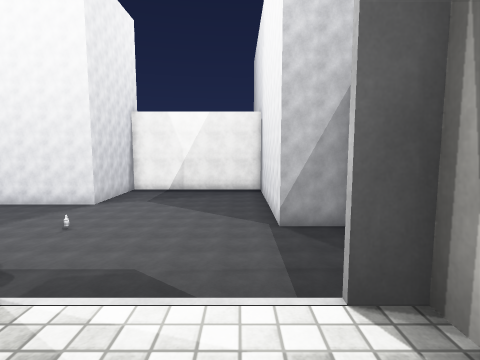
view 1 (above)

23 first-person views from a walk through a Unity game level. The camera is 1.2 m above the floor, tilts 6° down and sees 80° across. The floor is counted in squares, 2 m on a side. Each view is taken from the middle of a square. On the plan, view 1 faces up. The plan holds only what a view shows up to about 9 squares ahead; the rest is blank. The place goes on beyond the plan. The player is left out. Some animated figures are left out. Surface patterns are stand-ins for the level's own textures.

view 2
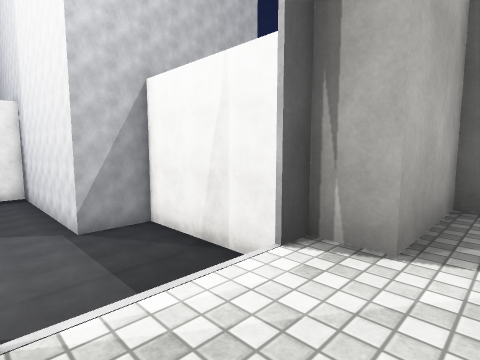

view 3
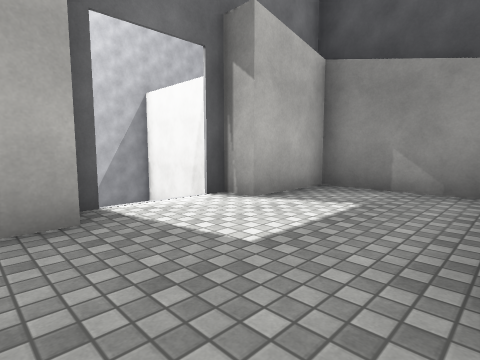

view 4
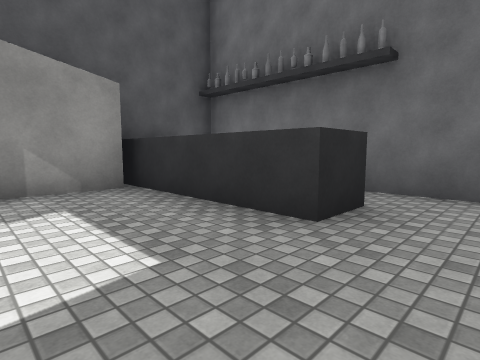

view 5
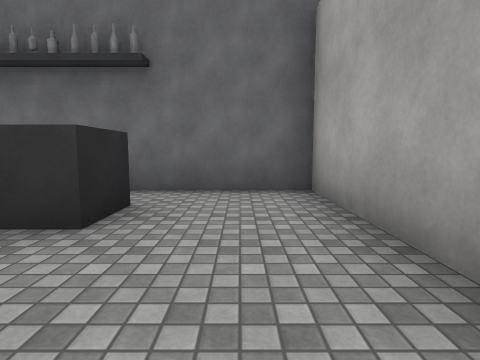

view 6
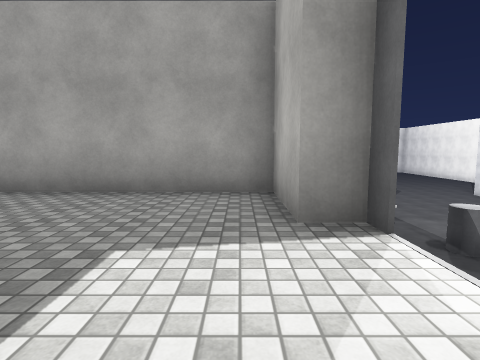

view 7
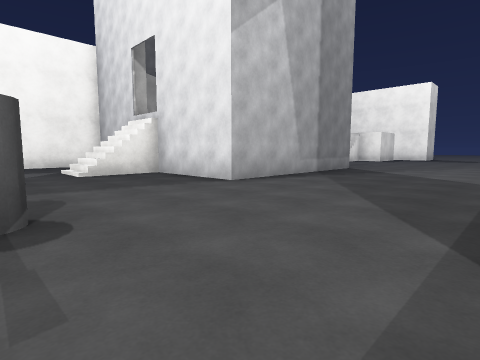

view 8
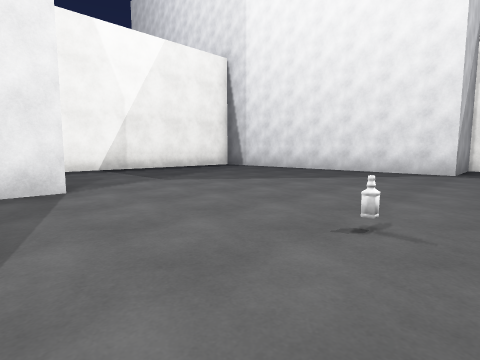

view 9
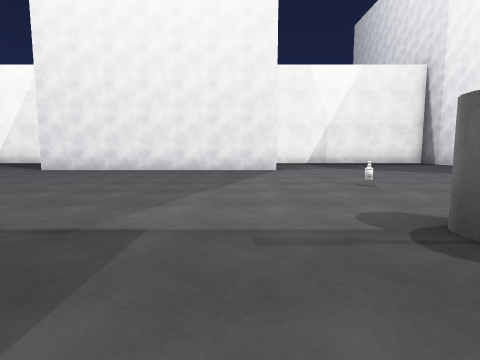

view 10
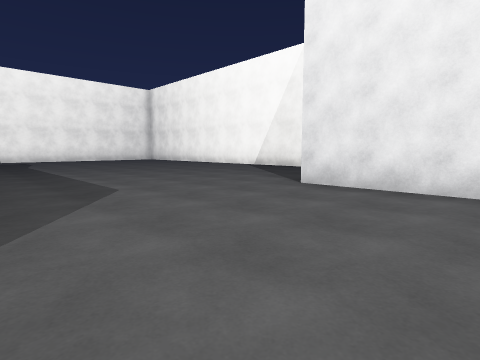

view 11
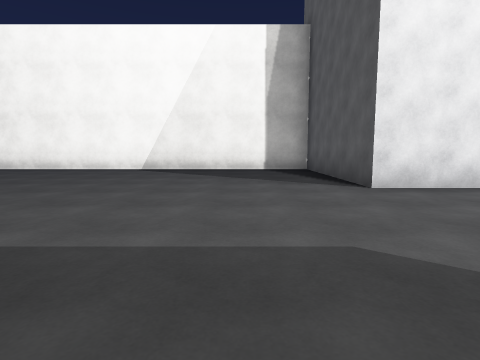

view 12
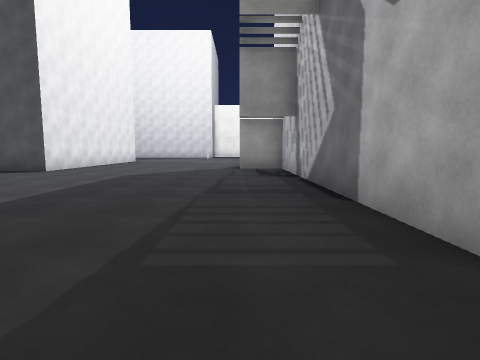

view 13
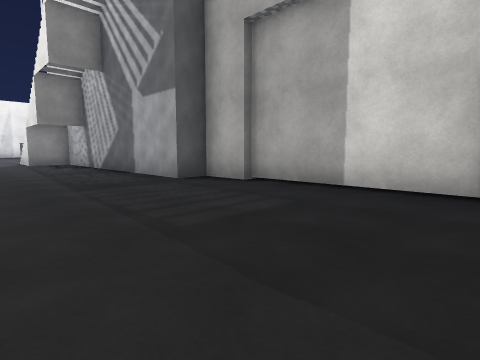

view 14
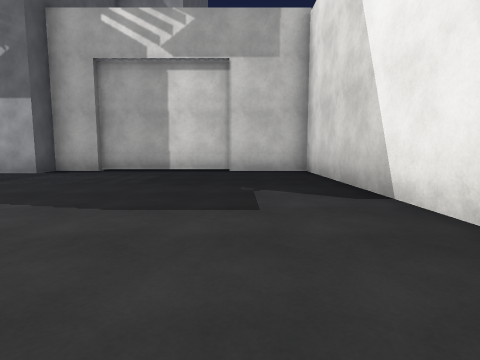

view 15
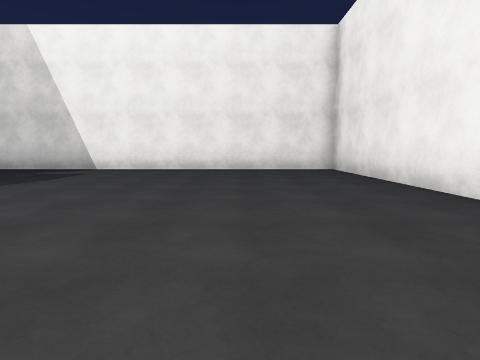

view 16
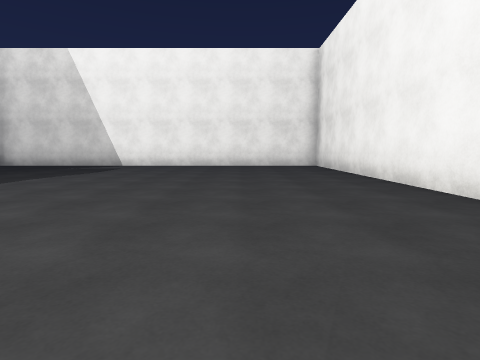

view 17
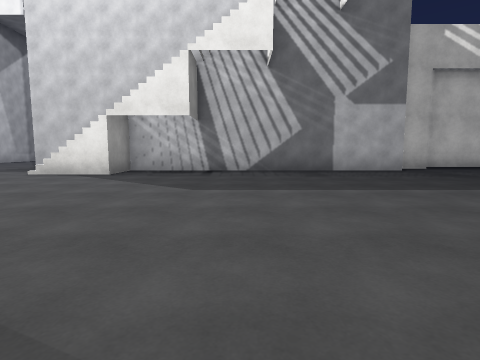

view 18
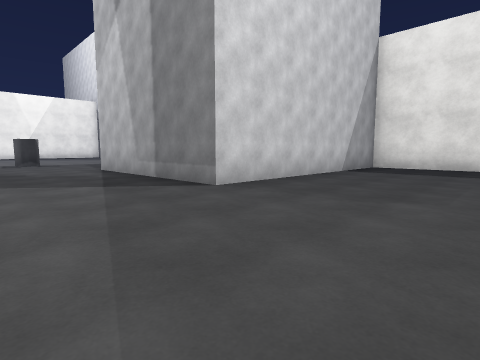

view 19
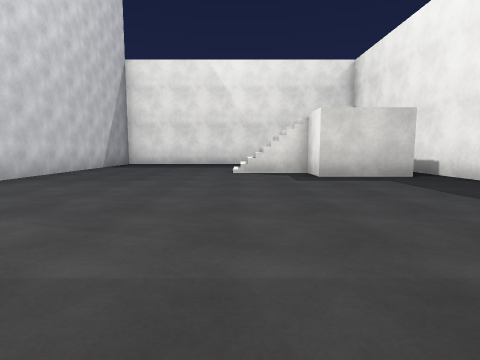

view 20
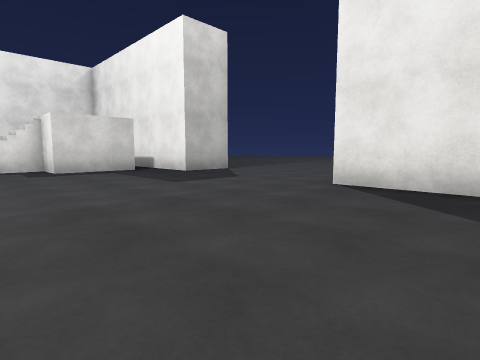

view 21
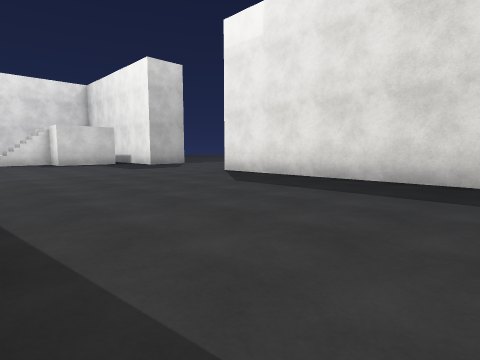

view 22
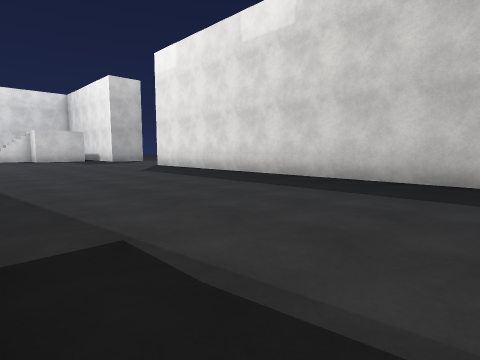

view 23
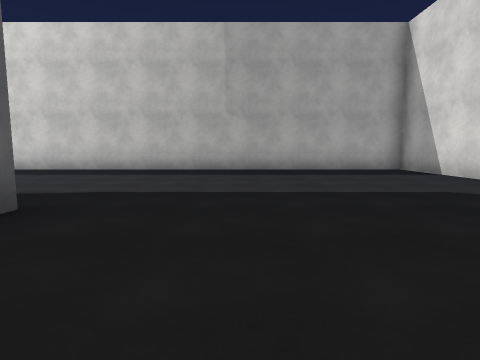

### Floor plan
Key: @ floor where view 1 was taken; # wall or solid block; . main floor; : floor 3.25 m higher than the main floor; / step, stairs or slope; C grey cylinder; O other object.
Columns run from 27 left of view 1 to 3 right of it. Each row starts with its distance up from view 1.
 16 ###############       ###
 15 #.............#       ....
 14 #.............#       .....
 13 #.............#       ......
 12 #.............########.......#
 11 #............................#
 10 #............................#
  9 #............................##
  8 #.....................O........
  7 #..............................
  6 #...............//.............
  5 #..............#  ....C........
  4 #.......###########............
  3 #########          .......//...
  2                    .......#/
  1                    .....###/###
  0                    .....#::@::#
 -1                     ....#:::::#
 -2                     ....#::####
 -3                     ....#::##
 -4                     ....######
 -5      .              ...........
 -6     ...             ...........
 -7    .....#           ...........
 -8   ................ .........
 -9  ........................./
-10  ........................./
-11 #........................##
-12 #........................#
-13 #........................#
-14 ###################....####

Positions as (right, up) in squares from view 1, and headings:
1: (0, 0), facing up
2: (-1, 0), facing up-right
3: (-2, -2), facing up-right
4: (-2, 0), facing down-right
5: (-2, 0), facing down
6: (1, 0), facing left
7: (-8, 5), facing down-right
8: (-7, 7), facing up-right
9: (-7, 3), facing up
10: (-10, 7), facing up-left
11: (-15, 7), facing up
12: (-21, 6), facing right
13: (-25, 8), facing down-right
14: (-25, 12), facing down
15: (-18, 13), facing left
16: (-16, 13), facing left
17: (-15, 13), facing down
18: (-7, -8), facing up-right
19: (-9, -9), facing right
20: (-11, -9), facing down-right
21: (-15, -8), facing down-right
22: (-19, -8), facing down-right
23: (-22, -5), facing down
